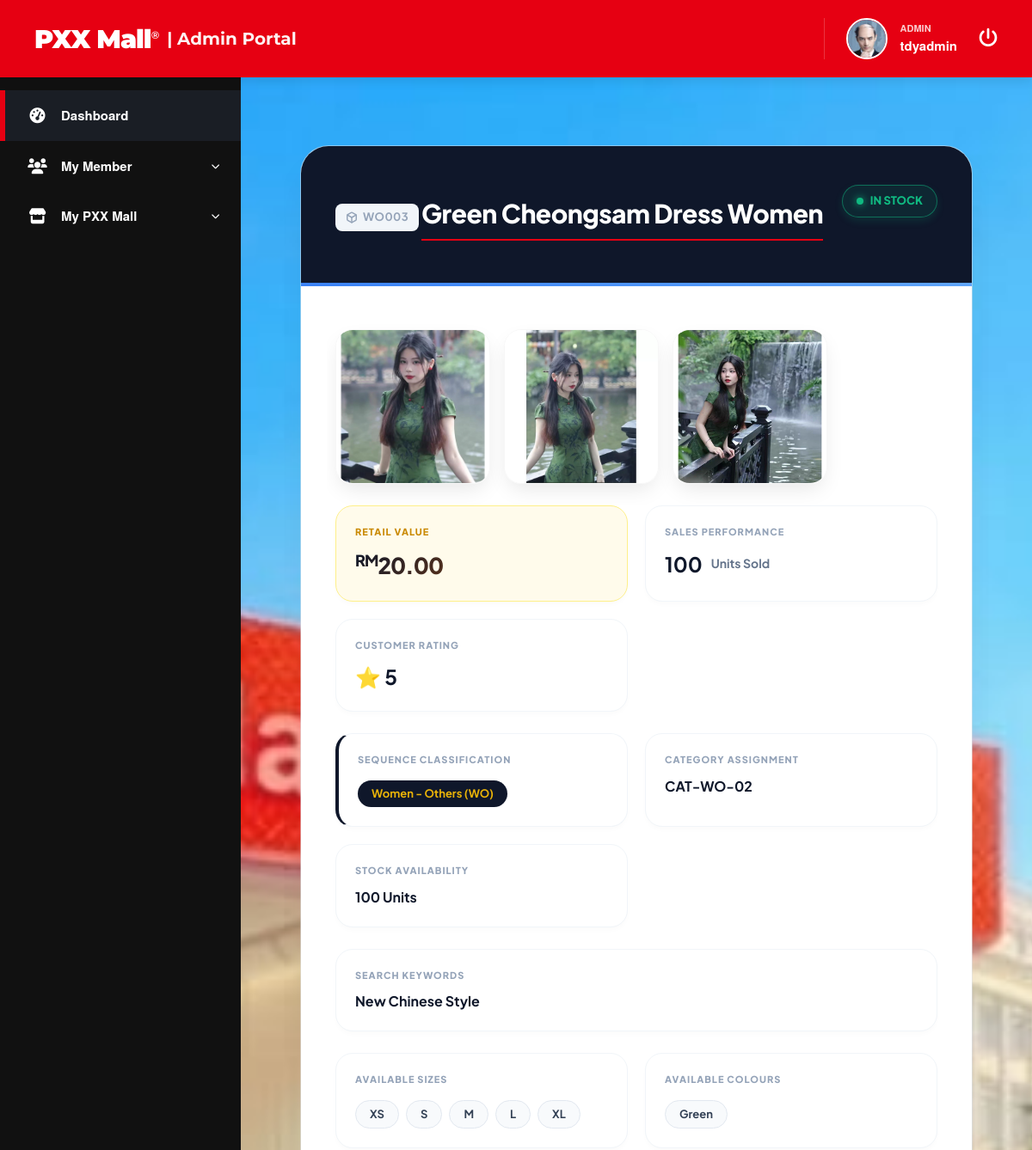
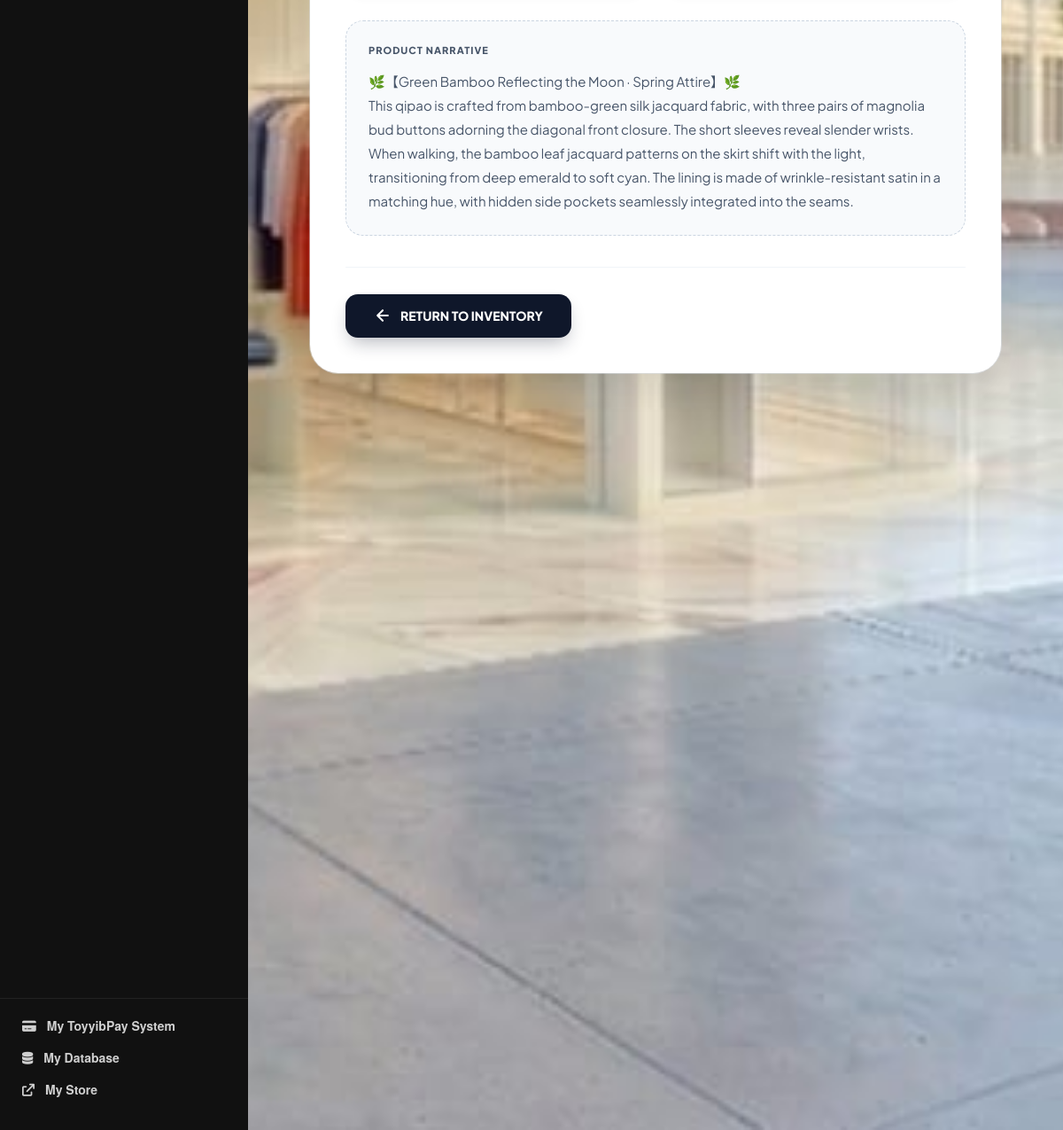
Screenshot of /admin/admin_product_detail.php?id=WO003 (signed in) with the database file from the repository (2 pictures, top to bottom).
### tables this page shows
CREATE TABLE `products` (
  `product_id` varchar(20) NOT NULL,
  `category_id` varchar(20) DEFAULT NULL,
  `name` varchar(255) NOT NULL,
  `keywords` text DEFAULT NULL,
  `description` text DEFAULT NULL,
  `price` decimal(10,2) NOT NULL,
  `size` varchar(100) DEFAULT NULL,
  `colour` varchar(100) DEFAULT NULL,
  `rating` varchar(20) NOT NULL,
  `stock` int(11) NOT NULL DEFAULT 0,
  `low_stock_threshold` int(11) DEFAULT 5,
  `sales_count` varchar(20) DEFAULT '0',
  `product_image` varchar(255) DEFAULT NULL,
  `status` enum('In stock','Low in stock','Out of stock') DEFAULT NULL,
  `created_at` timestamp NOT NULL DEFAULT current_timestamp()
);

### admin/admin_product_detail.php (the view, shortened to what this page needs)
<?php
require_once __DIR__ . '/../includes/db.php';
$id = $_GET['id'] ?? '';
$stmt = $pdo->prepare("SELECT * FROM products WHERE product_id = ?");
$stmt->execute([$id]);
$product = $stmt->fetch(PDO::FETCH_ASSOC);
$typeLabels = [
    'MS' => 'Men - Shirt (MS)',
    'MP' => 'Men - Pants (MP)',
    'MO' => 'Men - Others (MO)',
    'WS' => 'Women - Shirt (WS)',
    'WP' => 'Women - Pants/Skirt (WP)',
    'WO' => 'Women - Others (WO)',
    'UN' => 'Unisex (UN)',
    'ACC'=> 'Accessories (ACC)'
];
$rawType = !empty($product['product_type']) ? $product['product_type'] : substr($product['product_id'], 0, 2);
$displayType = $typeLabels[$rawType] ?? $rawType;
$admin_head = __DIR__ . '/../includes/_admin_head.php';
if (file_exists($admin_head)) { include $admin_head; }
?>
<link rel="stylesheet" href="../css/app.css?v=1.4">
<div id="detail-wrapper" class="scroll-wrapper" style="display:none;">
    <div id="detail-product-app" class="ultimate-detail-card">
        <div class="hero-header">
            <div class="title-block">
                <div class="meta-id">
                    <?= htmlspecialchars($product['product_id']) ?>
                </div>
                <h1 style="margin-top: 15px;"><?= htmlspecialchars($product['name'] ?? 'Unnamed Product') ?></h1>
            </div>
            <div class="status-indicator">
                <div class="status-dot"></div>
                <?php
                    $statusText = $product['status'] ?? 'Unknown';
                    if (strcasecmp($statusText, 'In stock') === 0) {
                        echo 'In Stock';
                    } else {
                        echo htmlspecialchars($statusText);
                    }
                ?>
            </div>
        </div>
        <div class="content-body">
            <div class="media-gallery">
                <?php
                    $imgData = $product['product_image'] ?? '';
                    $images = array_filter(array_map('trim', explode(',', $imgData)));
                    if (!empty($images)) {
                        foreach ($images as $img) {
                            $imgPath = (strpos($img, 'http') === 0) ? $img : ( (strpos($img, 'uploads/') === 0) ? '../' . $img : '../images/' . $img );
                            echo "<div class='gallery-item'><img src='" . htmlspecialchars($imgPath) . "' onerror=\"this.src='../images/default.png'\"></div>";
                        }
                    } else {
                        echo "<div style='color:#94a3b8; font-size:14px; font-weight:700; padding: 20px; border: 2px dashed #cbd5e1; border-radius: 16px; width: 100%; text-align: center;'>No Media Assets Uploaded</div>";
                    }
                ?>
            </div>
            <div class="data-grid">
                <div class="data-card" style="border-color: #fef08a; background: #fffbeb;">
                    <span class="data-label" style="color: #ca8a04;">Retail Value</span>
                    <div class="price-display"><span>RM</span><?= number_format($product['price'] ?? 0, 2) ?></div>
                </div>
                <div class="data-card">
                    <span class="data-label">Sales Performance</span>
                    <span class="data-value" style="font-size: 24px;"><?= htmlspecialchars($product['sales_count'] ?? '0') ?> <span style="font-size:14px; color:#64748b;">Units Sold</span></span>
                </div>
                <div class="data-card">
                    <span class="data-label">Customer Rating</span>
                    <span class="data-value" style="font-size: 24px;">⭐ <?= htmlspecialchars($product['rating'] ?? 'N/A') ?></span>
                </div>
            </div>
            <div class="data-grid">
                <div class="data-card" style="border-left: 4px solid #0f172a;">
                    <span class="data-label">Sequence Classification</span>
                    <div class="pill-group">
                         <span class="aesthetic-pill" style="background: #0f172a; color: #eab308; border: none;">
                            <?= htmlspecialchars($displayType) ?>
                         </span>
                    </div>
                </div>
                <div class="data-card">
                    <span class="data-label">Category Assignment</span>
                    <span class="data-value"><?= htmlspecialchars($product['category_id'] ?? 'Uncategorized') ?></span>
                </div>
                <div class="data-card">
                    <span class="data-label">Stock Availability</span>
                    <span class="data-value"><?= htmlspecialchars($product['stock'] ?? '0') ?> Units</span>
                </div>
            </div>
            <div class="data-grid">
                 <div class="data-card">
                    <span class="data-label">Search Keywords</span>
                    <span class="data-value"><?= htmlspecialchars($product['keywords'] ?? '-') ?></span>
                </div>
            </div>
            <div class="data-grid">
                <div class="data-card">
                    <span class="data-label">Available Sizes</span>
                    <div class="pill-group">
                        <?php
                            $sizes = array_filter(array_map('trim', explode(',', $product['size'] ?? '')));
                            foreach($sizes as $s) echo "<span class='aesthetic-pill'>" . htmlspecialchars($s) . "</span>";
                        ?>
                    </div>
                </div>
                <div class="data-card">
                    <span class="data-label">Available Colours</span>
                    <div class="pill-group">
                        <?php
                            $colours = array_filter(array_map('trim', explode(',', $product['colour'] ?? '')));
                            foreach($colours as $c) echo "<span class='aesthetic-pill'>" . htmlspecialchars($c) . "</span>";
                        ?>
                    </div>
                </div>
            </div>
            <div class="narrative-box">
                <span class="data-label" style="margin-bottom: 12px; color: #475569;">Product Narrative</span>
                <div class="narrative-text">
                    <?= nl2br(htmlspecialchars($product['description'] ?? 'No narrative description provided for this catalog entry.')) ?>
                </div>
            </div>
            <div class="footer-actions">
                <a href="product_crud.php" class="btn-return">
                    <svg width="20" height="20" viewBox="0 0 24 24" fill="none" stroke="currentColor" stroke-width="2.5" stroke-linecap="round" stroke-linejoin="round"><path d="M19 12H5M12 19l-7-7 7-7"/></svg>
                    RETURN TO INVENTORY
                </a>
            </div>
        </div>
    </div>
</div>
<?php
$foot = __DIR__ . '/../includes/_foot.php';
if (file_exists($foot)) { include $foot; }
?>

### rows the page displays
products: product_id "WO003", name "Green Cheongsam Dress Women", product_image (picture), price "20.00", sales_count "100", rating "5", product_id "Women - Others (WO)", category "CAT-WO-02", stock "100", keywords "New Chinese Style", size "XS", size "S", size "M", size "L", size "XL", colour "Green", description "🌿【Green Bamboo Reflecting the Moon · Spring Attire】🌿 This qipao is crafted from bamboo-green silk jacquard fabric, with three pairs of magnolia bud buttons adorning the diagonal front closure. The short sleeves reveal slender wrists. When walking, the bamboo leaf jacquard patterns on the skirt shift with the light, transitioning from deep emerald to soft cyan. The lining is made of wrinkle-resistant satin in a matching hue, with hidden side pockets seamlessly integrated into the seams."

### other values shown
$user_role "ADMIN"
$current_admin "tdyadmin"
